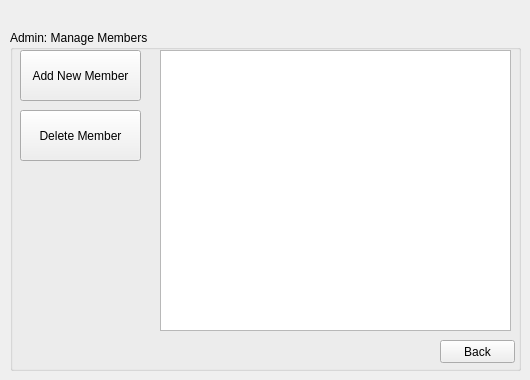
    <widget class="QWidget" name="ManagerMembers">
     <widget class="QGroupBox" name="groupBox_4">
      <property name="geometry">
       <rect>
        <x>10</x>
        <y>30</y>
        <width>511</width>
        <height>341</height>
       </rect>
      </property>
      <property name="title">
       <string>Admin: Manage Members</string>
      </property>
      <widget class="QPushButton" name="pushButton_back">
       <property name="geometry">
        <rect>
         <x>430</x>
         <y>310</y>
         <width>75</width>
         <height>23</height>
        </rect>
       </property>
       <property name="text">
        <string>Back</string>
       </property>
      </widget>
      <widget class="QPushButton" name="addMemberButton">
       <property name="geometry">
        <rect>
         <x>10</x>
         <y>20</y>
         <width>121</width>
         <height>51</height>
        </rect>
       </property>
       <property name="text">
        <string>Add New Member</string>
       </property>
      </widget>
      <widget class="QPushButton" name="pushButton_4">
       <property name="geometry">
        <rect>
         <x>10</x>
         <y>80</y>
         <width>121</width>
         <height>51</height>
        </rect>
       </property>
       <property name="text">
        <string>Delete Member</string>
       </property>
      </widget>
      <widget class="QTableView" name="tableView_8">
       <property name="geometry">
        <rect>
         <x>150</x>
         <y>20</y>
         <width>351</width>
         <height>281</height>
        </rect>
       </property>
      </widget>
     </widget>
    </widget>
